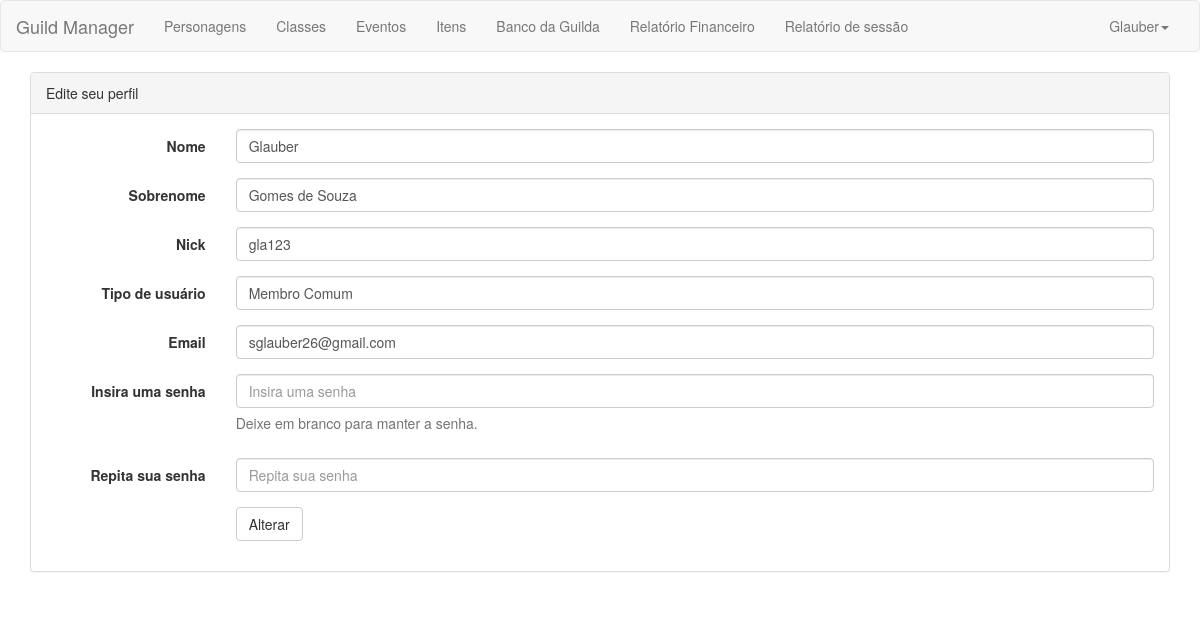
Page /consulta_usuario.php (signed in) on the committed database.
### tables this page shows
CREATE TABLE `usuario` (
  `nome` varchar(45) NOT NULL,
  `sobrenome` varchar(45) NOT NULL,
  `nick` varchar(45) NOT NULL,
  `senha` varchar(45) NOT NULL,
  `tipo` varchar(45) NOT NULL,
  `email` varchar(255) NOT NULL
);

### consulta_usuario.php (the view, shortened to what this page needs)
<?php
require_once('banco.php');
$query_select = "SELECT * FROM usuario WHERE nick = '" . $_SESSION['user']['nick'] . "'";
$select = mysql_query($query_select, $connect);
$array = mysql_fetch_array($select);
?>
<html>
<head>
    <link rel="stylesheet" href="css/bootstrap.css">
    <link rel="stylesheet" href="https://cdnjs.cloudflare.com/ajax/libs/normalize/5.0.0/normalize.min.css">
</head>
<body>
<?php require_once "navbar.php" ?>
<div class="container">
    <div class="panel panel-default">
        <div class="panel-heading">Edite seu perfil</div>
        <div class="panel-body">
            <form class="form-horizontal" method="post">
                <div class="form-group">
                    <label for="nome" class="col-sm-2 control-label">Nome</label>
                    <div class="col-sm-10">
                        <input type="text" class="form-control" id="nome" name="nome" placeholder="Nome"
                               required="required" value="<?= $array['nome'] ?>">
                    </div>
                </div>
                <div class="form-group">
                    <label for="sobrenome" class="col-sm-2 control-label">Sobrenome</label>
                    <div class="col-sm-10">
                        <input type="text" class="form-control" id="sobrenome" name="sobrenome" placeholder="Sobrenome"
                               required="required" value="<?= $array['sobrenome'] ?>">
                    </div>
                </div>
                <div class="form-group">
                    <label for="nick" class="col-sm-2 control-label">Nick</label>
                    <div class="col-sm-10">
                        <input type="text" class="form-control" id="nick" name="nick" placeholder="Nick"
                               required="required" value="<?= $array['nick'] ?>">
                    </div>
                </div>
                <div class="form-group">
                    <label for="tipo" class="col-sm-2 control-label">Tipo de usuário</label>
                    <div class="col-sm-10">
                        <input type="text" class="form-control" id="tipo" name="tipo" placeholder="Tipo de usuário"
                               required="required" value="<?= $array['tipo'] ?>">
                    </div>
                </div>
                <div class="form-group">
                    <label for="email" class="col-sm-2 control-label">Email</label>
                    <div class="col-sm-10">
                        <input type="email" class="form-control" id="email" name="email" placeholder="Email"
                               required="required" value="<?= $array['email'] ?>">
                    </div>
                </div>
                <div class="form-group">
                    <label for="senha" class="col-sm-2 control-label">Insira uma senha</label>
                    <div class="col-sm-10">
                        <input type="password" class="form-control" id="senha" name="senha"
                               placeholder="Insira uma senha" value="">
                        <p class="help-block">Deixe em branco para manter a senha.</p>
                    </div>
                </div>
                <div class="form-group">
                    <label for="repitasenha" class="col-sm-2 control-label">Repita sua senha</label>
                    <div class="col-sm-10">
                        <input type="password" class="form-control" id="repitasenha" name="repitasenha"
                               placeholder="Repita sua senha"
                               value="">
                    </div>
                </div>
                <div class="form-group">
                    <div class="col-sm-offset-2 col-sm-10">
                        <button type="submit" id="salvar" name="salvar" class="btn btn-default">Alterar</button>
                    </div>
                </div>
            </form>
        </div>
    </div>
</div>
</body>
</html>

### rows in the picture
usuario: nome "Glauber", sobrenome "Gomes de Souza", nick "gla123", tipo "Membro Comum", email "sglauber26@gmail.com"

### other values in the picture
$_SESSION['user']['nome'] "Glauber"
